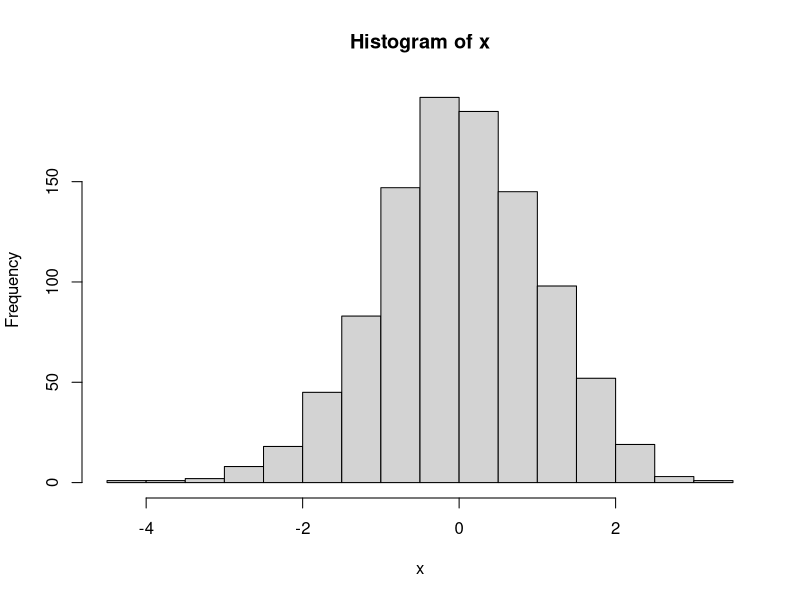
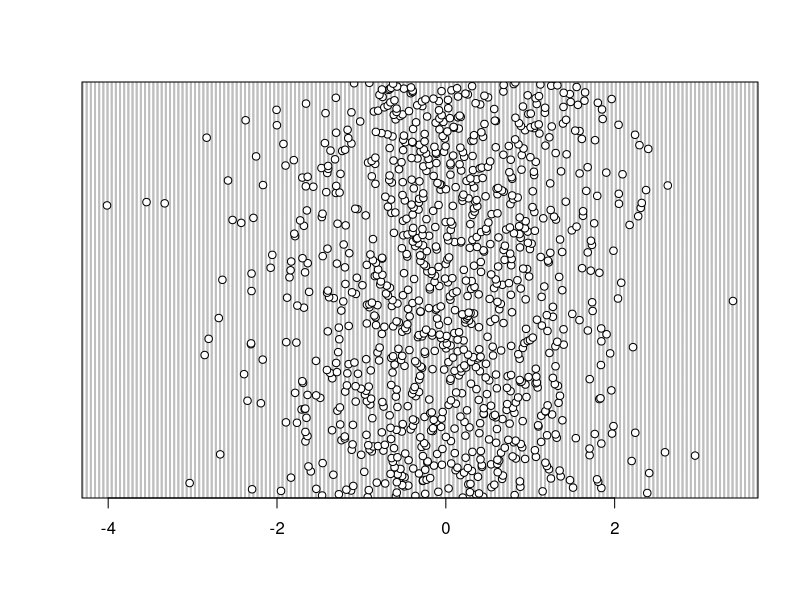
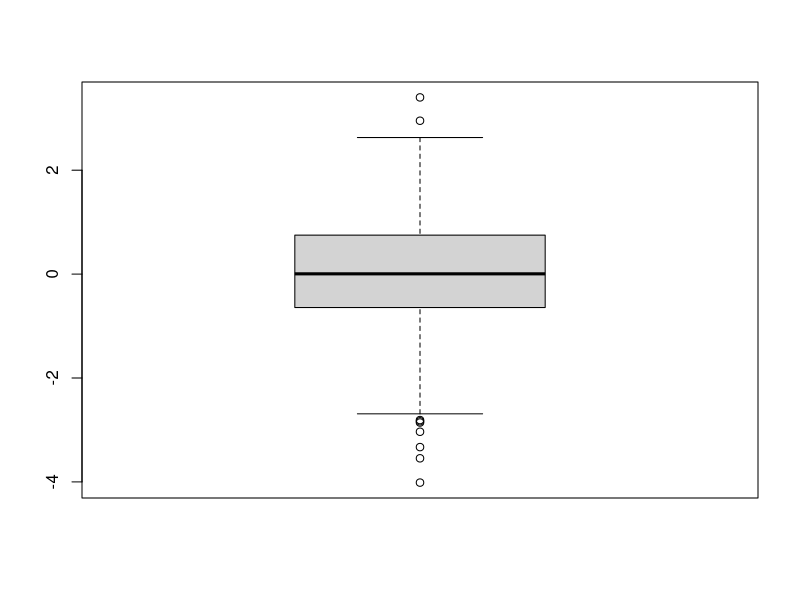
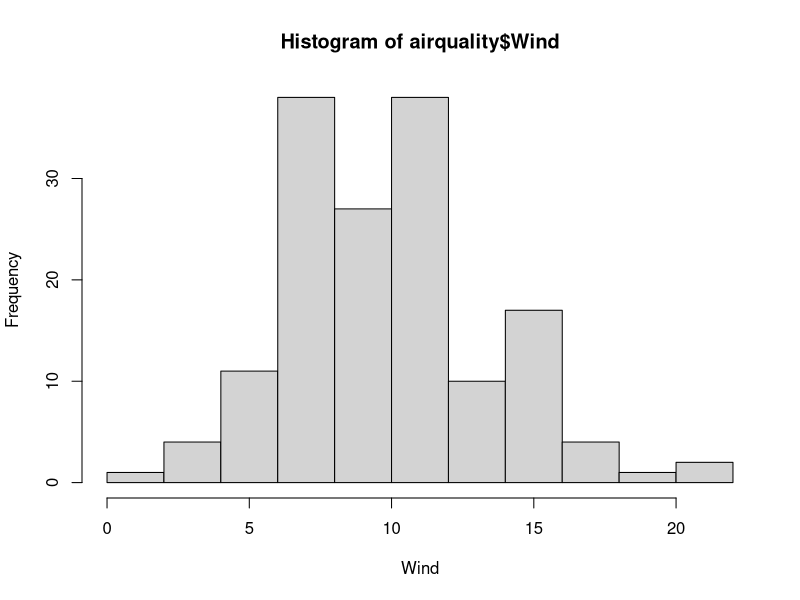
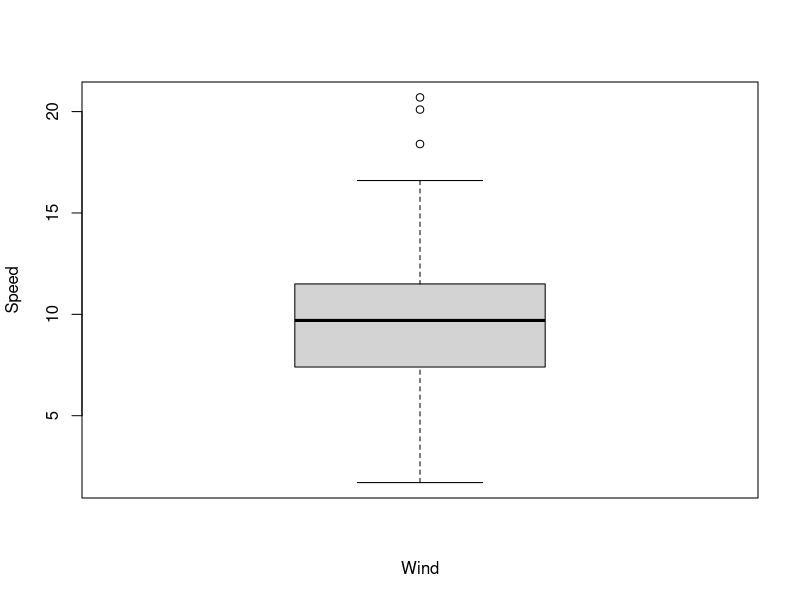
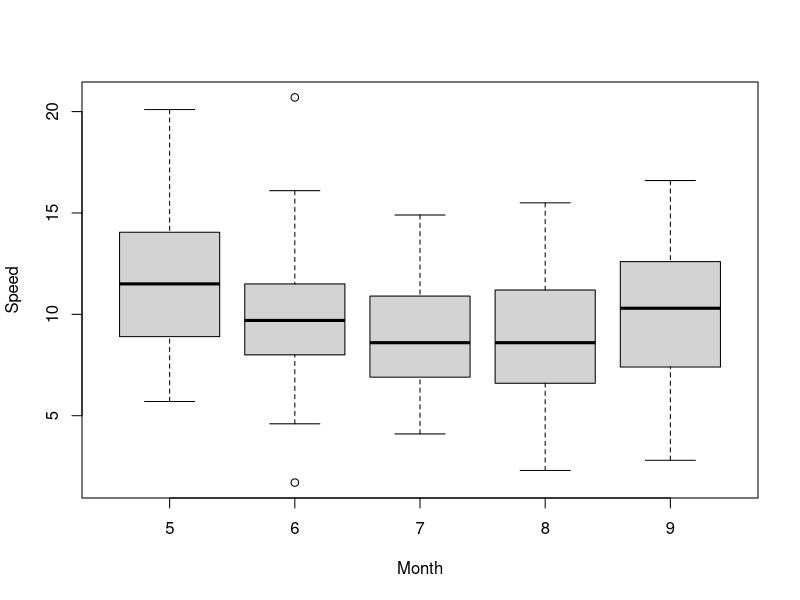
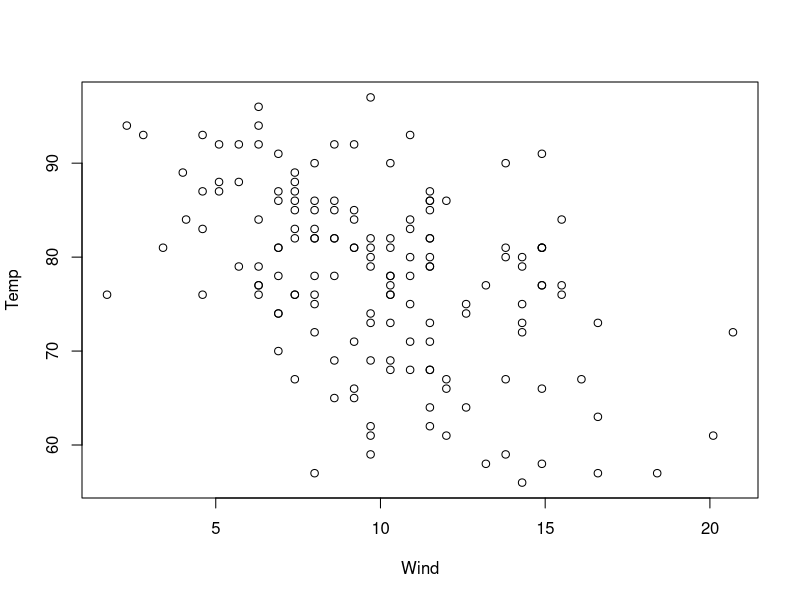
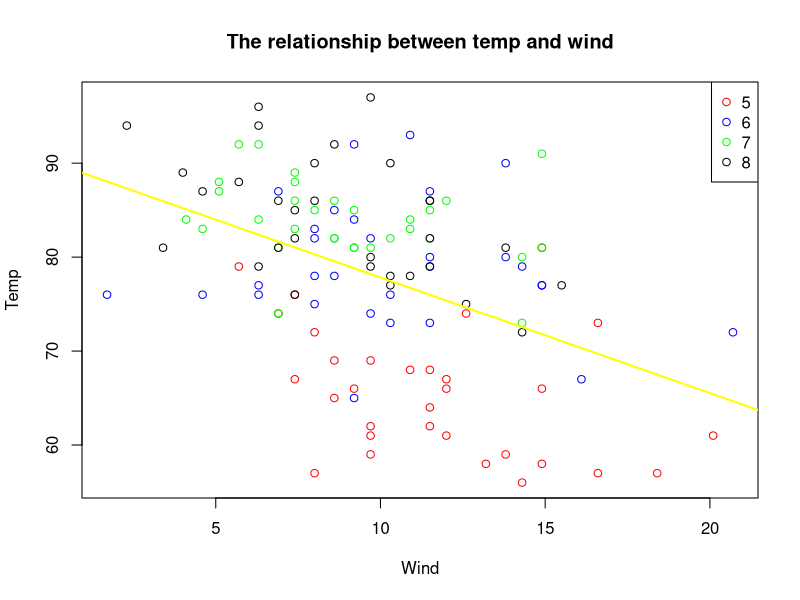

The R script that drew these images, in order:
x <- c(1,9,2,8,3,9,4,5,7,6)
mean(x)
median(x)
var(x)
sd(x)
summary(x)
x <- rnorm(1000)
hist(x)
dotchart(x)
boxplot(x)
x
median(x)
#plot()
hist(airquality$Wind, xlab = "Wind")
boxplot(airquality$Wind, xlab = "Wind", ylab = "Speed")
boxplot(Wind~Month, airquality, xlab = "Month", ylab = "Speed")

plot(airquality$Wind,airquality$Temp, xlab = "Wind",ylab = "Temp")

with(airquality,plot(Wind,Temp,type = "n"))
title("The relationship between temp and wind")
with(subset(airquality,Month==5),points(Wind,Temp,col="red"))
with(subset(airquality,Month==6),points(Wind,Temp,col="blue"))
with(subset(airquality,Month==7),points(Wind,Temp,col="green"))
with(subset(airquality,Month==8),points(Wind,Temp,col="black"))
fit <- lm(Temp~Wind, airquality)
abline(fit, lwd = 2,col = "yellow")
legend("topright", pch = 1,col = c("red","blue","green","black"),legend = c(5,6,7,8))
#par()
par("bg")
par("col")
par("mar")
par("mfrow")
par("mfcol")
?par

par(mfrow = c(1,2))
hist(airquality$Wind)
hist(airquality$Temp)

par(mfrow = c(1,1))
boxplot(airquality$Wind)

#lattice
library(lattice)
xyplot(Temp~Ozone, data = airquality)
airquality$Month <- factor(airquality$Month)
xyplot(Temp~Ozone|Month, data = airquality, layout = c(5,1))
